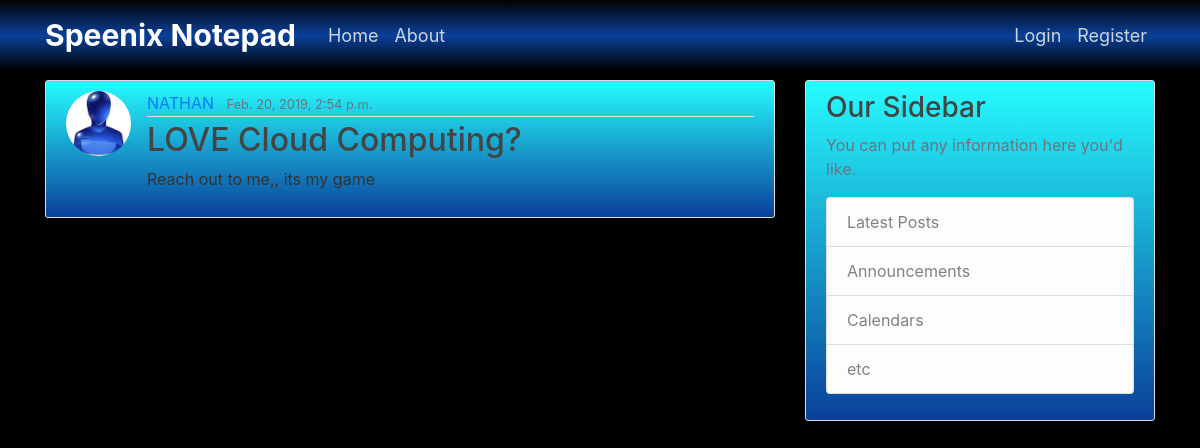
The app's page /post/17/ with its own data.
### notepad/models.py (models this page shows, shortened)
class Post(models.Model):
	title = models.CharField(max_length=100)
	content = models.TextField()
	image = models.FileField(null=True, blank=True)
	date_posted = models.DateTimeField(default=timezone.now)
	author =models.ForeignKey(User, on_delete=models.CASCADE)

### users/models.py (models this page shows, shortened)
class Profile(models.Model):
    user = models.OneToOneField(User, on_delete=models.CASCADE)
    image = models.ImageField(default='default.jpg', upload_to='profile_pics')

### notepad/views.py (the view)
# urls.py: path('post/<int:pk>/', PostDetailView.as_view(), name='post-detail'),
class PostDetailView(DetailView):
    model = Post

### notepad/templates/notepad/post_detail.html (shortened to what this page needs)
{% extends "notepad/base.html" %}
{% block content %}
		<article class="media content-section">
        <img class="rounded-circle article-img" src="{{ object.author.profile.image.url }}">
        <div class="media-body">
            <div class="article-metadata">
              <a class="mr-2" href="{% url 'profile' %}">{{ object.author }}</a>
              <small class="text-muted">{{ object.date_posted }}</small>
            </div>
            <h2 class="article-title">{{ object.title }}</h2>
            <p class="article-content">{{ object.content }}</p>
        </div>
    </article>
{% endblock %}

### notepad/static/notepad/main.css (style rules this page uses)
h1, h2, h3, h4, h5, h6 { color: #444444; }
.content-section { background: linear-gradient(#26fcff,#0A409A); padding: 10px 20px; border: 1px solid #dddddd; border-radius: 3px; margin-bottom: 20px; }
.article-title { color: #444444; }
.article-content { white-space: pre-line; }
.article-img { height: 65px; width: 65px; margin-right: 16px; }
.article-metadata { padding-bottom: 1px; margin-bottom: 4px; border-bottom: 1px solid #e3e3e3 }

### records on screen
Post: author.profile.image (placeholder picture), author "NATHAN", date_posted "Feb. 20, 2019, 2:54 p.m.", title "LOVE Cloud Computing?", content "Reach out to me,, its my game"
